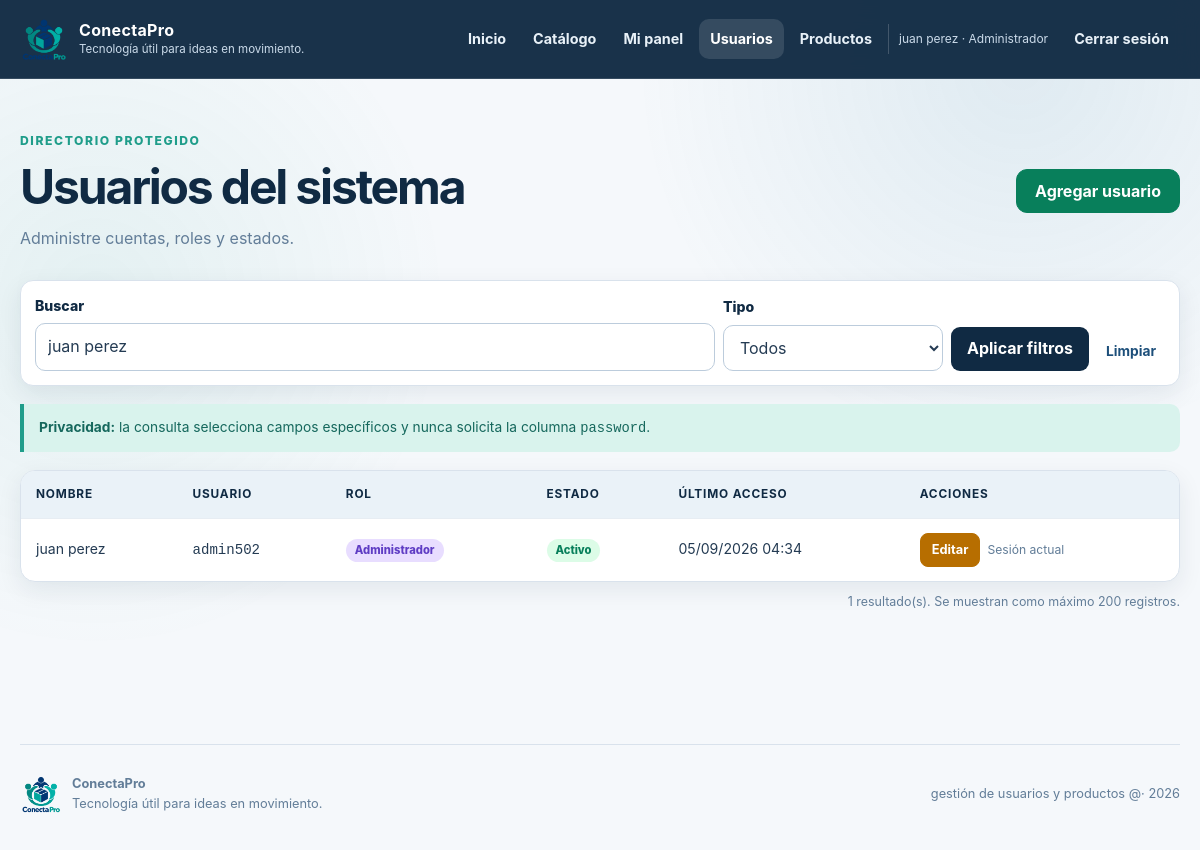
The app's page /usuarios/listar.php?buscar=juan perez (signed in), older data.
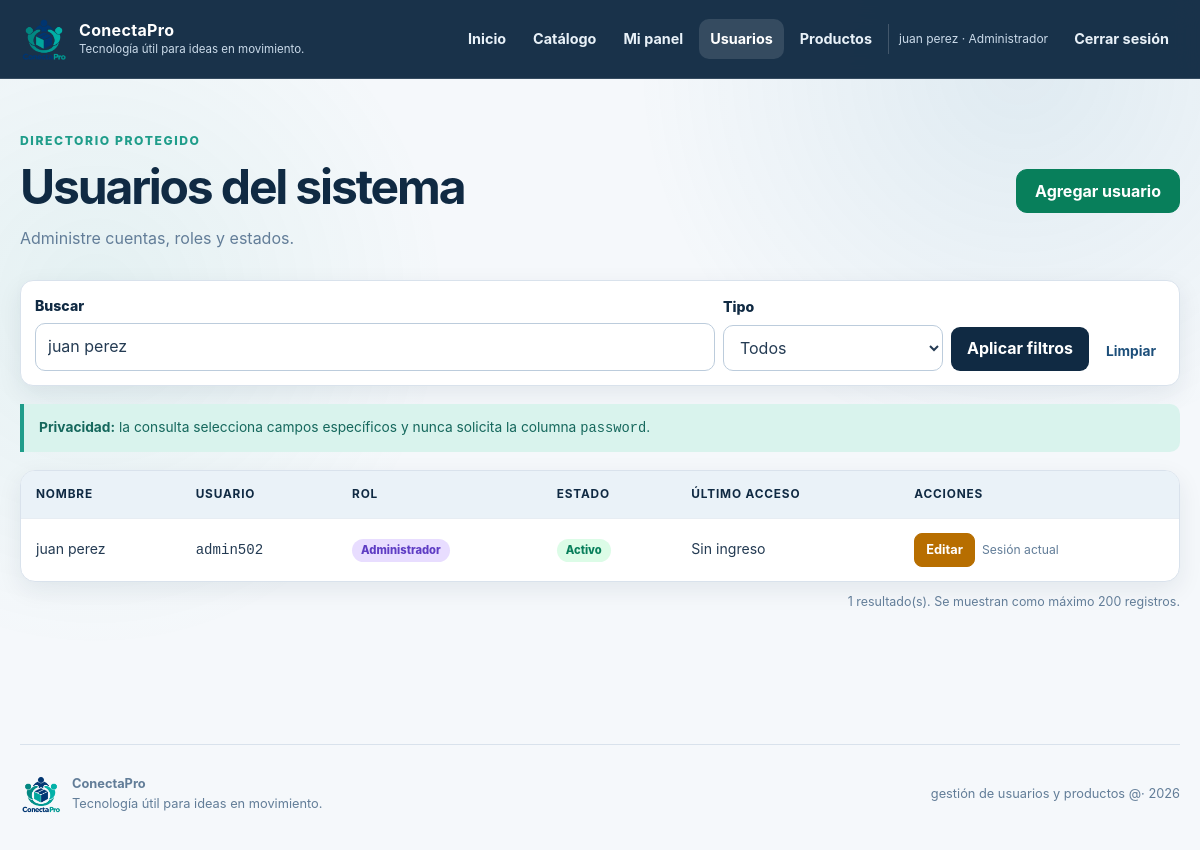
The same page, newer data.
### tables this page shows
CREATE TABLE IF NOT EXISTS usuarios (
    id_usuario INT UNSIGNED AUTO_INCREMENT PRIMARY KEY,
    nombre VARCHAR(100) NOT NULL,
    usuario VARCHAR(30) NOT NULL,
    password VARCHAR(255) NOT NULL,

    tipo ENUM(
        'administrador',
        'usuario',
        'visitante'
    ) NOT NULL DEFAULT 'visitante',

    estado ENUM(
        'Activo',
        'Inactivo'
    ) NOT NULL DEFAULT 'Activo',

    creado_por INT UNSIGNED NULL,
    ultimo_acceso DATETIME NULL,

    creado_en TIMESTAMP NOT NULL
        DEFAULT CURRENT_TIMESTAMP,

    actualizado_en TIMESTAMP NOT NULL
        DEFAULT CURRENT_TIMESTAMP
        ON UPDATE CURRENT_TIMESTAMP,

    CONSTRAINT uq_usuarios_usuario
        UNIQUE (usuario),

    INDEX idx_usuarios_tipo_estado (tipo, estado),

    CONSTRAINT fk_usuarios_creado_por
        FOREIGN KEY (creado_por)
        REFERENCES usuarios (id_usuario)
        ON UPDATE CASCADE
        ON DELETE SET NULL
);

### funciones.php (called while the page is built, shortened)
<?php
function escapar(?string $valor): string
{
    return htmlspecialchars($valor ?? "", ENT_QUOTES | ENT_SUBSTITUTE, "UTF-8");
}
function sincronizar_usuario_sesion(mysqli $conexion, string $ruta_login): array
{
    $id_usuario = (int) $_SESSION["id_usuario"];
    $sql = "SELECT id_usuario, nombre, usuario, tipo, estado
            FROM usuarios
            WHERE id_usuario = ?
            LIMIT 1";
    $consulta = $conexion->prepare($sql);
    $consulta->bind_param("i", $id_usuario);
    $consulta->execute();
    $resultado = $consulta->get_result();
    $usuario = $resultado->fetch_assoc();
    return $usuario;
}
function nombre_rol(string $tipo): string
{
    $nombres = [
        "administrador" => "Administrador",
        "usuario" => "Usuario",
        "visitante" => "Visitante"
    ];
    return $nombres[$tipo] ?? "Sin rol";
}

### usuarios/listar.php (the view, shortened to what this page needs)
<?php
require_once __DIR__ . "/../funciones.php";
require_once __DIR__ . "/../conexion.php";
$usuario_actual = sincronizar_usuario_sesion($conexion, "../login.php");
$busqueda = trim($_GET["buscar"] ?? "");
$filtro_tipo = $_GET["tipo"] ?? "";
$tipos_validos = ["administrador", "usuario", "visitante"];
if (!in_array($filtro_tipo, $tipos_validos, true)) {
    $filtro_tipo = "";
}
$termino = "%" . $busqueda . "%";
$sql = "SELECT id_usuario, nombre, usuario, tipo, estado, ultimo_acceso, creado_en
        FROM usuarios
        WHERE (? = '' OR tipo = ?)
          AND (? = '' OR nombre LIKE ? OR usuario LIKE ?)
        ORDER BY
            CASE tipo
                WHEN 'administrador' THEN 1
                WHEN 'usuario' THEN 2
                ELSE 3
            END,
            nombre
        LIMIT 200";
$consulta = $conexion->prepare($sql);
$consulta->bind_param(
    "sssss",
    $filtro_tipo,
    $filtro_tipo,
    $busqueda,
    $termino,
    $termino
);
$consulta->execute();
$usuarios = $consulta->get_result();
$es_administrador = $usuario_actual["tipo"] === "administrador";
$ruta_base = "../";
$pagina_actual = "usuarios";
require __DIR__ . "/../includes/encabezado.php";
?>
<main id="contenido" class="contenedor-panel">
    <section class="cabecera-modulo">
        <div>
            <span class="etiqueta-superior">Directorio protegido</span>
            <h1>Usuarios del sistema</h1>
            <p>
                <?php if ($es_administrador) { ?>Administre cuentas, roles y estados.<?php } else { ?>Consulte el directorio sin acceso a contraseñas y registre únicamente visitantes.<?php } ?>
            </p>
        </div>
        <a class="boton btn-agregar" href="agregar.php">
            <?php echo $es_administrador ? "Agregar usuario" : "Agregar visitante"; ?>
        </a>
    </section>
    <form class="filtros" method="GET" action="listar.php">
        <div class="campo">
            <label for="buscar">Buscar</label>
            <input id="buscar" type="search" name="buscar" value="<?php echo escapar($busqueda); ?>" placeholder="Nombre o usuario">
        </div>
        <div class="campo">
            <label for="tipo">Tipo</label>
            <select id="tipo" name="tipo">
                <option value="">Todos</option>
            </select>
        </div>
        <button type="submit">Aplicar filtros</button>
        <a href="listar.php">Limpiar</a>
    </form>
    <div class="nota-seguridad">
        <strong>Privacidad:</strong> la consulta selecciona campos específicos y nunca solicita la columna <code>password</code>.
    </div>
    <?php if ($usuarios->num_rows > 0) { ?>
        <div class="tabla-responsive">
            <table>
                <thead>
                    <tr>
                        <th>Nombre</th>
                        <th>Usuario</th>
                        <th>Rol</th>
                        <th>Estado</th>
                        <th>Último acceso</th>
                        <?php if ($es_administrador) { ?><th>Acciones</th><?php } ?>
                    </tr>
                </thead>
                <tbody>
                    <?php while ($usuario = $usuarios->fetch_assoc()) { ?>
                        <tr>
                            <td data-label="Nombre"><?php echo escapar($usuario["nombre"]); ?></td>
                            <td data-label="Usuario"><code><?php echo escapar($usuario["usuario"]); ?></code></td>
                            <td data-label="Rol"><span class="rol rol-<?php echo escapar($usuario["tipo"]); ?>"><?php echo escapar(nombre_rol($usuario["tipo"])); ?></span></td>
                            <td data-label="Estado"><span class="estado <?php echo $usuario["estado"] === "Activo" ? "estado-activo" : "estado-inactivo"; ?>"><?php echo escapar($usuario["estado"]); ?></span></td>
                            <td data-label="Último acceso"><?php echo $usuario["ultimo_acceso"] ? escapar(date("d/m/Y H:i", strtotime($usuario["ultimo_acceso"]))) : "Sin ingreso"; ?></td>
                            <?php if ($es_administrador) { ?>
                                <td data-label="Acciones" class="acciones-tabla">
                                    <a class="boton btn-editar boton-pequeno" href="editar.php?id=<?php echo (int) $usuario["id_usuario"]; ?>">Editar</a>
                                    <?php if ((int) $usuario["id_usuario"] !== (int) $usuario_actual["id_usuario"]) { ?>
                                        <form class="formulario-eliminar" action="eliminar.php" method="POST" data-confirmacion="¿Eliminar la cuenta de <?php echo escapar($usuario["nombre"]); ?>? Esta acción no se puede deshacer.">
                                            <?php echo campo_csrf(); ?>
                                            <input type="hidden" name="id_usuario" value="<?php echo (int) $usuario["id_usuario"]; ?>">
                                            <button class="boton btn-eliminar boton-pequeno" type="submit">Eliminar</button>
                                        </form>
                                    <?php } else { ?>
                                        <span class="texto-suave">Sesión actual</span>
                                    <?php } ?>
                                </td>
                            <?php } ?>
                        </tr>
                    <?php } ?>
                </tbody>
            </table>
        </div>
        <p class="contador-resultados"><?php echo $usuarios->num_rows; ?> resultado(s). Se muestran como máximo 200 registros.</p>
    <?php } else { ?>
        <div class="estado-vacio"><h2>No hay resultados</h2><p>Cambie los filtros o registre un usuario nuevo.</p></div>
    <?php } ?>
</main>
<?php
require __DIR__ . "/../includes/pie.php";
?>

### includes/encabezado.php (shortened to what this page needs)
<?php
$ruta_base = $ruta_base ?? "";
$pagina_actual = $pagina_actual ?? "";
$sesion_activa = isset($_SESSION["id_usuario"]);
$tipo_actual = $_SESSION["tipo"] ?? "";
function clase_enlace_activo(string $pagina, string $pagina_actual): string
{
    return $pagina === $pagina_actual ? " enlace-activo" : "";
}
?>
<!DOCTYPE html>
<html lang="es">
<head>
    <link rel="stylesheet" href="<?php echo escapar($ruta_base); ?>css/style.css">
</head>
<body>
    <header class="encabezado-sitio">
        <div class="barra-navegacion">
            <a class="marca" href="<?php echo escapar($ruta_base); ?>index.php" aria-label="Ir al inicio de Nodo Altura 502">
                <img src="<?php echo escapar($ruta_base); ?>assets/img/logo.png" alt="" width="48" height="48">
                <span>
                    <strong><?php echo escapar(APP_NOMBRE); ?></strong>
                    <small><?php echo escapar(APP_ESLOGAN); ?></small>
                </span>
            </a>
            <nav id="menu-principal" class="menu-principal" aria-label="Navegación principal">
                <a class="<?php echo clase_enlace_activo("inicio", $pagina_actual); ?>" href="<?php echo escapar($ruta_base); ?>index.php">Inicio</a>
                <a href="<?php echo escapar($ruta_base); ?>index.php#productos">Catálogo</a>
                <?php if ($sesion_activa) { ?>
                    <a class="<?php echo clase_enlace_activo("panel", $pagina_actual); ?>" href="<?php echo escapar($ruta_base); ?>panel.php">Mi panel</a>
                    <?php if (in_array($tipo_actual, ["administrador", "usuario"], true)) { ?>
                        <a class="<?php echo clase_enlace_activo("usuarios", $pagina_actual); ?>" href="<?php echo escapar($ruta_base); ?>usuarios/listar.php">Usuarios</a>
                        <a class="<?php echo clase_enlace_activo("productos", $pagina_actual); ?>" href="<?php echo escapar($ruta_base); ?>productos/listar.php">Productos</a>
                    <?php } ?>
                    <span class="usuario-conectado">
                        <?php echo escapar($_SESSION["nombre"] ?? $_SESSION["usuario"] ?? "Usuario"); ?>
                        · <?php echo escapar(nombre_rol($tipo_actual)); ?>
                    </span>
                    <form class="formulario-salir" action="<?php echo escapar($ruta_base); ?>cerrar.php" method="POST">
                        <button class="enlace-salir" type="submit">Cerrar sesión</button>
                    </form>
                <?php } else { ?>
                    <a class="boton boton-claro boton-menu-login<?php echo clase_enlace_activo("login", $pagina_actual); ?>" href="<?php echo escapar($ruta_base); ?>login.php">Iniciar sesión</a>
                <?php } ?>
            </nav>
        </div>
    </header>
</head>
</html>

### includes/pie.php
    <footer class="pie-sitio">
        <div>
            <img src="<?php echo escapar($ruta_base); ?>assets/img/logo.png" alt="Logotipo de ConectaPro"
                width="42"
                height="42">
            <p><strong><?php echo escapar(APP_NOMBRE); ?></strong><br><?php echo escapar(APP_ESLOGAN); ?></p>
        </div>
        <p>gestión de usuarios y productos @·
            <?php echo date("Y"); ?>
    </p>
    </footer>
</body>
</html>

Row changes from the older to the newer data that the page shows:
changed usuarios "juan perez": ultimo_acceso "05/09/2026 04:34" → (not shown); now shows "Sin ingreso"
